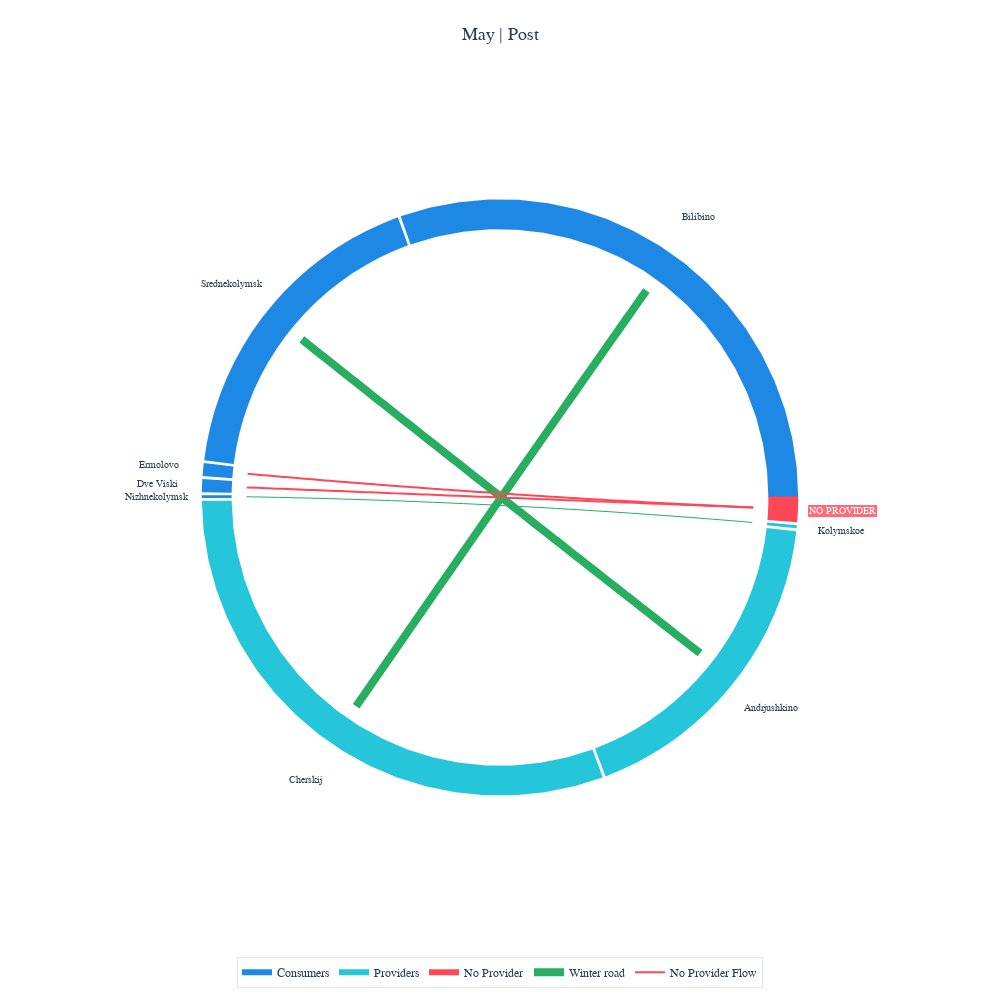
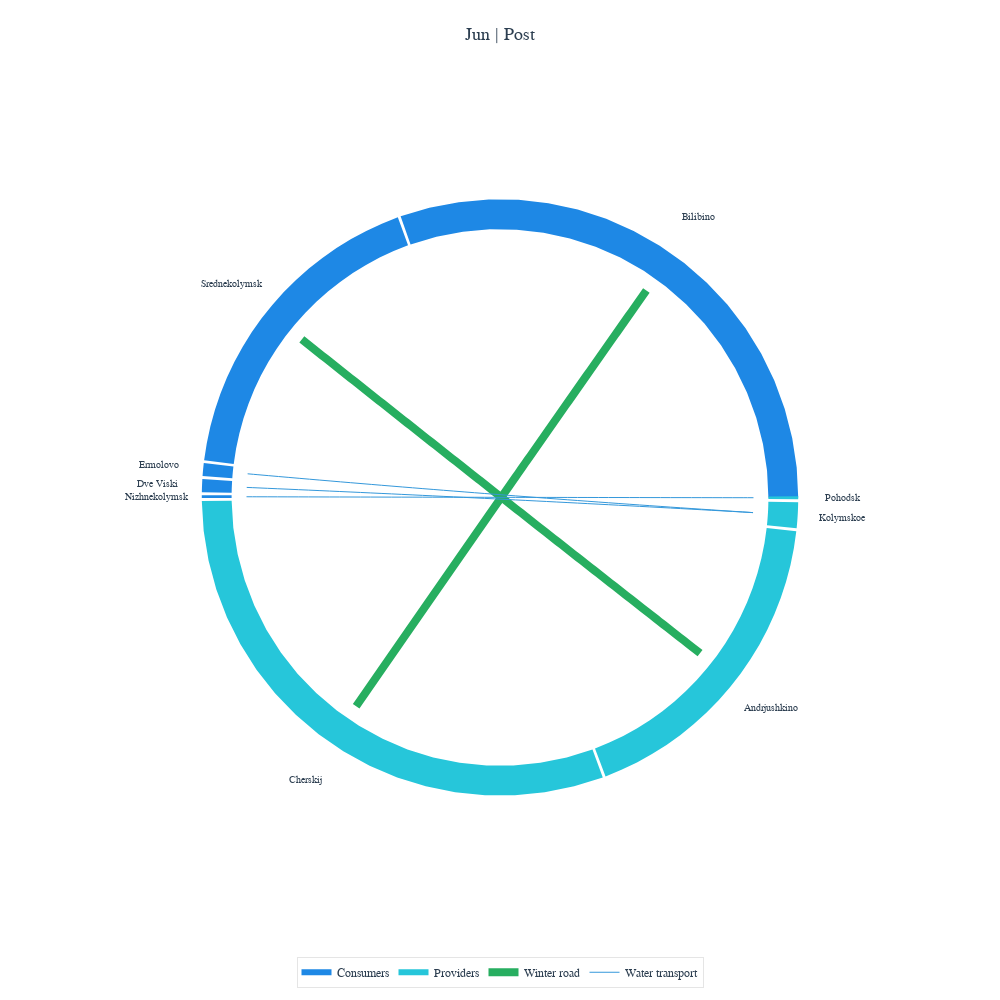
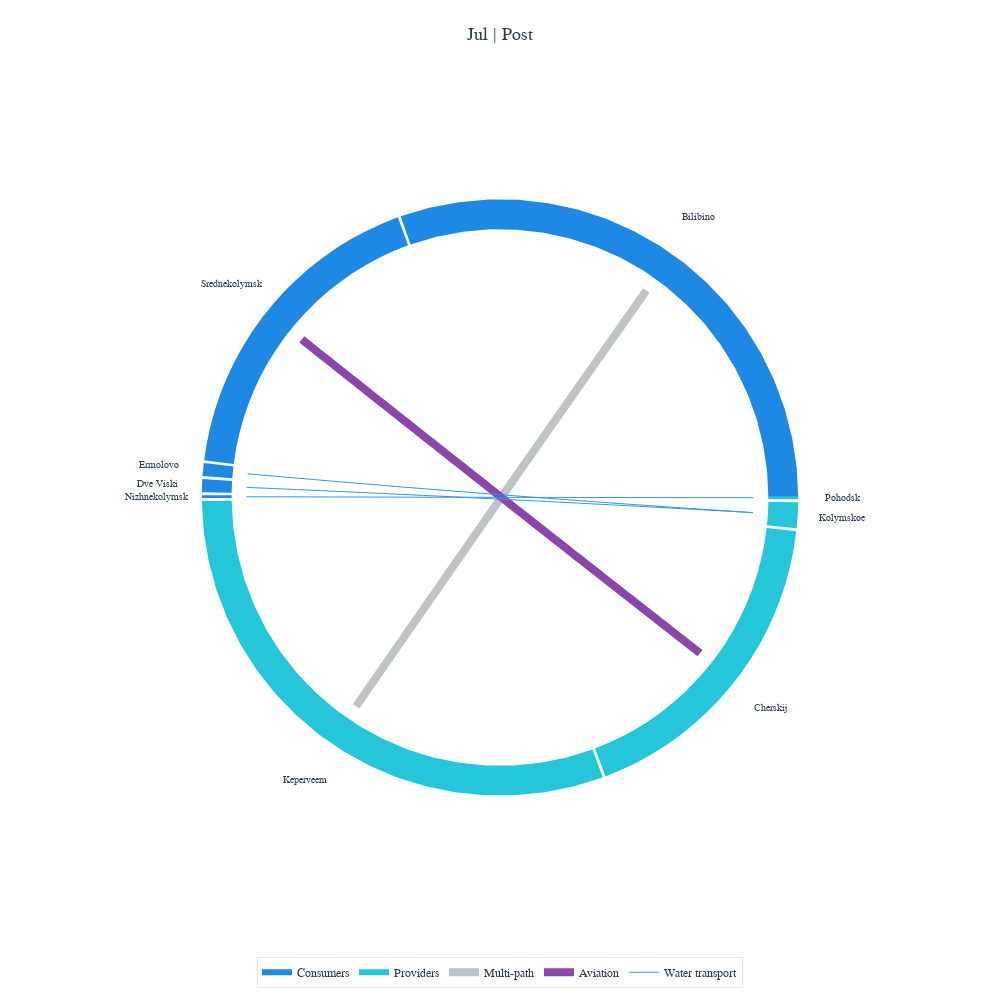
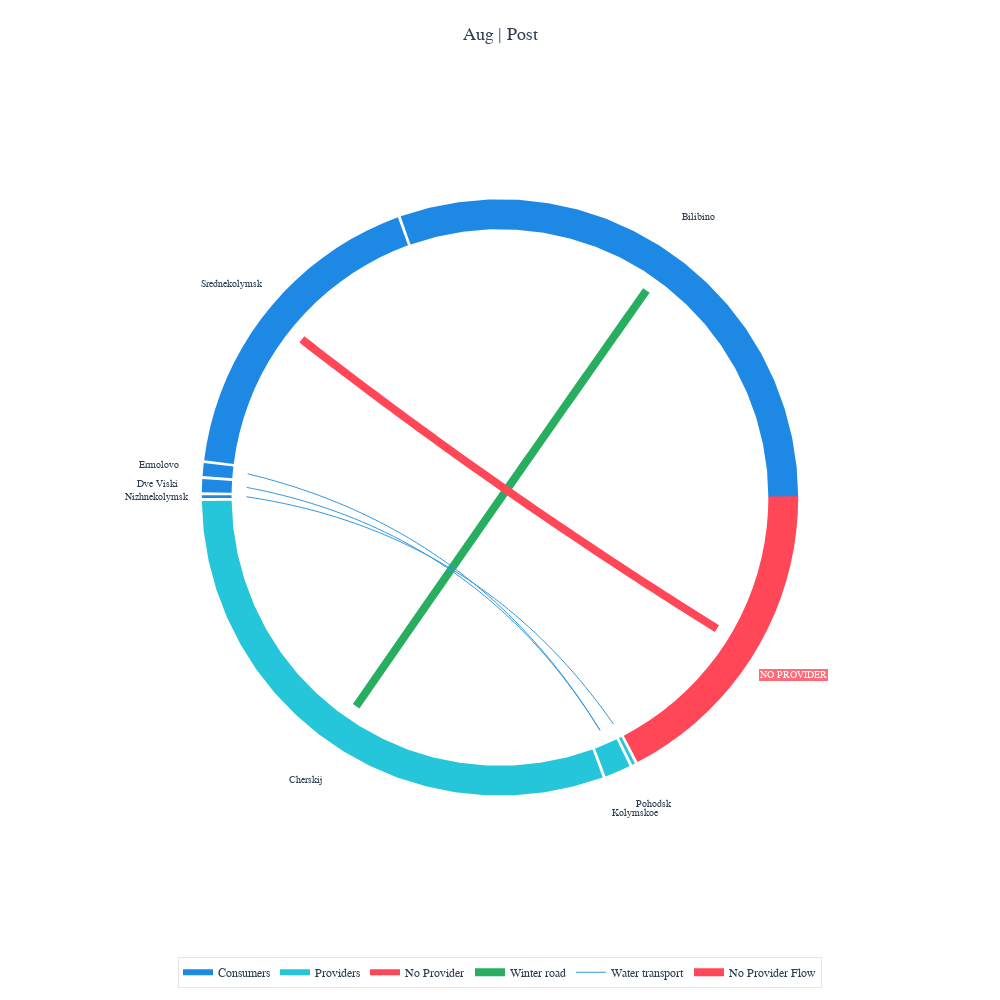

Notebook cell for these charts, in order:
### Code cell
from scripts.plotter.plotter_circular_network_sankey_style import (
    plot_circular_network_sankey_style,
)
from scripts.preprocesser.constants import month_order

for service in service_list:
    print(service)
    graphs = all_results[SETTL_NAME][service]["stats"].graphs[month_start:end_month]
    for i, g in enumerate(graphs):
        fig = plot_circular_network_sankey_style(
            g,
            service_name=service,
            month_name=month_order[month_start + i],
        )
        fig.show()
    print("=" * 10)
